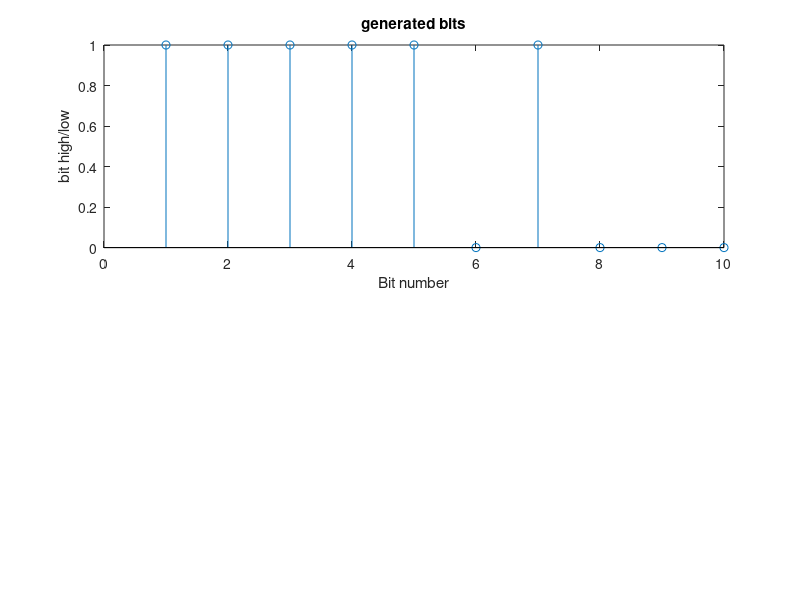
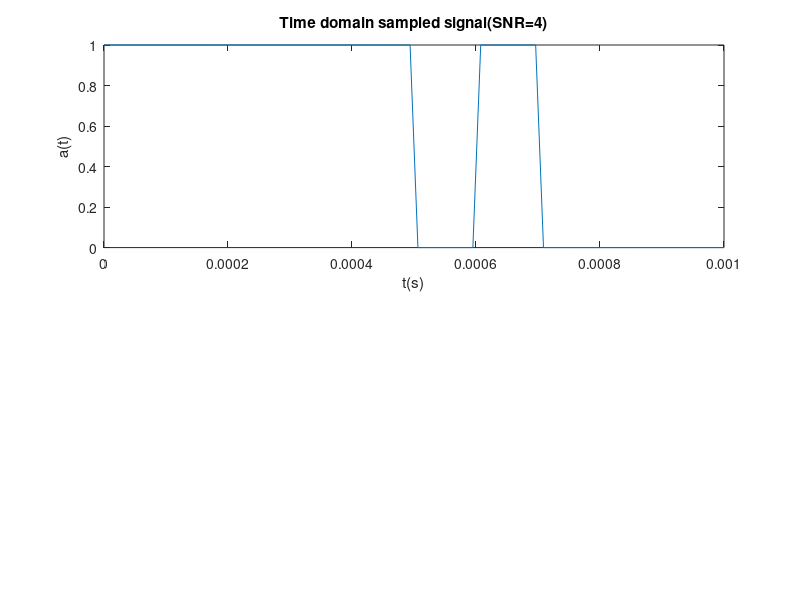
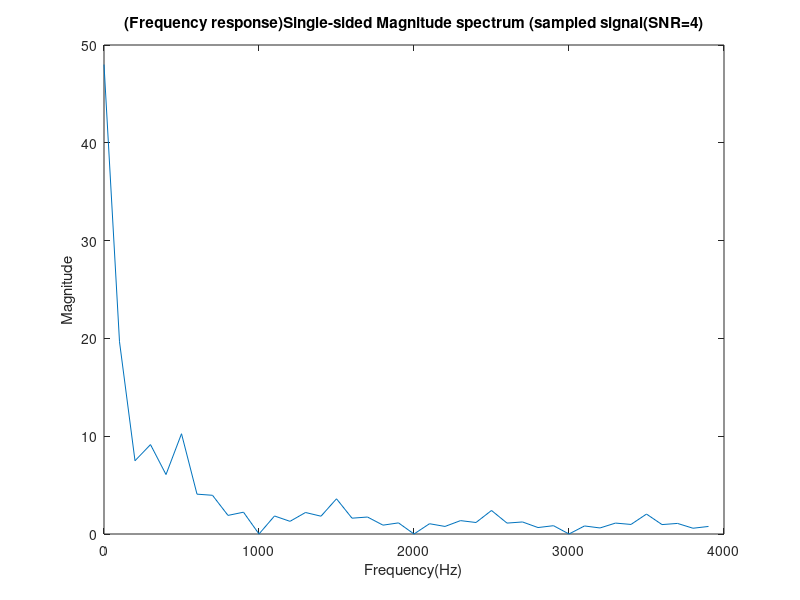
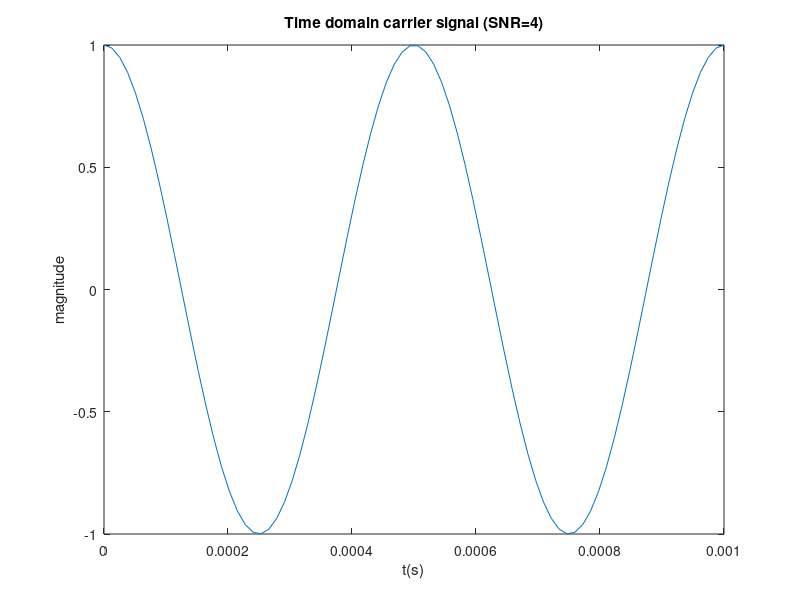

These figures' MATLAB source, in order:
close
clear
clc

%//////////////////////////////////////////////////////////////////////////
%Getting variable set up and generating a bit stream

N = 10;                             %number of bits
Rb = N .* 0.0001;                   %bit rate, this will lead to an Rb of 1000bps
fs=8000                             %the amount of samples to be taken
samplesPerBit = fs.*Rb;             %the number of samples to be taken per bit
y= zeros(1,N);                      %empty array to store data later
random_binary = randi([0, 1], 1,N); %create random binary data

k=1;
for i = 1:N                         %Number of bit to be sent
    for j = 1:samplesPerBit         
        y(k) = random_binary(i);    
        k=k+1;                      %this is the bit stream being sampled
    end
end


%//////////////////////////////////////////////////////////////////////////
%plotting the binary signal


bitno=1:10
figure(1)
subplot(2,1,1);
stem(bitno,random_binary)
xlabel('Bit number')
ylabel('bit high/low')
title('generated bits')

%//////////////////////////////////////////////////////////////////////////

t=linspace(0, Rb, length(y)); %time vector
fc=2000;                      %carrier frequency

figure(2)                     %plotting sampled signal in the time domain
subplot(2,1,1);
plot(t, y)
xlabel("t(s)")
ylabel("a(t)")
title("Time domain sampled signal(SNR=4)")

%/////////////////////////////////////////////////////////////////////////
%Plotting the frequency domain of the sampled signal

Num=80;
Y=fft(y);
magnitude_Y=abs(Y);    
fax_bins=[0:Num-1];    %matlab indexes starting at 1, this gets rid of that
fax_HZ=fax_bins*fs/Num; %changing the x-values froms bins to Hz
N_2 = ceil(Num/2);

figure(3)               %plotting the sampled signal(frequency domain)
plot(fax_HZ(1:N_2), magnitude_Y(1:N_2))
xlabel('Frequency(Hz)')
ylabel('Magnitude')
title('(Frequency response)Single-sided Magnitude spectrum (sampled signal(SNR=4)');

%//////////////////////////////////////////////////////////////////////////
%plotting the carrier signal and modulated signal

carrier=cos(2 .* pi .* fc * t); %carrier signal

figure(4)                       %plotting carrier signal   
plot(t, carrier)
xlabel("t(s)")
ylabel("magnitude")
title("Time domain carrier signal (SNR=4)")

modulated_signal= y .* carrier;     % modulated the signal

figure(5)                     %plotting modulated signal(time domain)
plot(t, modulated_signal)
xlabel("t(s)")
ylabel("x(t)")
title("time domain modulated signal (SNR=4)") 

Modulated_signalF=fft(modulated_signal);
magnitude_mod=abs(Modulated_signalF); 

figure(6)                     %plotting modulated signal(frequency domain)           
plot(fax_HZ(1:N_2), magnitude_mod(1:N_2))
xlabel('Frequency(Hz)')
ylabel('Magnitude')
title('(Frequency response)Single-sided Magnitude spectrum (Hz) for the modulated signal (SNR=4)');

%//////////////////////////////////////////////////////////////////////////
%creating the awgn noise and applying/plotting it to the modulated signal

transmitted_signal = awgn(modulated_signal,4,'measured') %adding noise
                                                        
                                                   
figure(7)                                  %plotting tranmitted signal                              
plot(t, transmitted_signal)
xlabel("t(s)")
ylabel("y(t)")
title("Time domain modulated signal after being transmitted (SNR=4)")

%//////////////////////////////////////////////////////////////////////////
%demodulation

recieved_signal=transmitted_signal.*carrier %demodulating the signal
                                                
figure(8)                      %plotting demodulated signal(time domain)
plot(t,recieved_signal)
xlabel("t(s)")
ylabel("y(t) post modulation")
title("Time domain demodulated signal (SNR=4)")

recieved_signalF=fft(recieved_signal);
recievedF_mod=abs(recieved_signalF);

figure(9)                    %plotting demodulated signal(frequency domain)
plot(fax_HZ(1:N_2),recievedF_mod(1:N_2))
xlabel('Frequency(Hz)')
ylabel('Magnitude')
title('(Frequency response)Single-sided Magnitude spectrum (Hz) for the recieved signal (SNR=4)')

%//////////////////////////////////////////////////////////////////////////
%filtering of the recieved signal

[b,a] = butter(5,fc/fs);              %applying thr filter to the signal
Filtered_Sig = filtfilt(b,a,recieved_signal);

figure(10)                             %plotting the filtered signal
plot(t,Filtered_Sig)
xlabel("t(s)")
ylabel("z(t)")
title("time domain filtered signal(SNR=4)") 

filtered_signalF=fft(Filtered_Sig);
filteredF_mod=abs(filtered_signalF);

figure(11)                   %plotting filtered signal(frequency domain)
plot(fax_HZ(1:N_2),filteredF_mod(1:N_2))
xlabel('Frequency(Hz)')
ylabel('Magnitude')
title('(Frequency response)Single-sided Magnitude spectrum (Hz) for the filtered signal(SNR=4)')

%//////////////////////////////////////////////////////////////////////////
%calculating a threshold value

mean_amplitude= mean(Filtered_Sig)

threshold=mean_amplitude.*0.5

%//////////////////////////////////////////////////////////////////////////
%the comparison loop using the threshold and deciding what is 1 or 0

for r = 1:80  ;                          
    
    if (Filtered_Sig(r)) >= (threshold)
        clean_signal(r) = 1;
    else
        
        clean_signal(r) = 0;
    end
end

%//////////////////////////////////////////////////////////////////////////
%the recovered bit basing its decision (0 or 1) on averaging of 8 samples.

for c=1:10
    index=(c()-1)*8+1;
    y_decod(c())=mean(clean_signal(index:index+7));
end

%//////////////////////////////////////////////////////////////////////////
%calculatinf the number of errors and BER.
  
final=round(y_decod);
numerrs = biterr(random_binary,final)  
finalBER=numerrs/N
  
figure(12)      
subplot(2,1,1);
stem(bitno,final)
xlabel('Bit number')
ylabel('bit high/low')
title('recieved bits')
  
  







